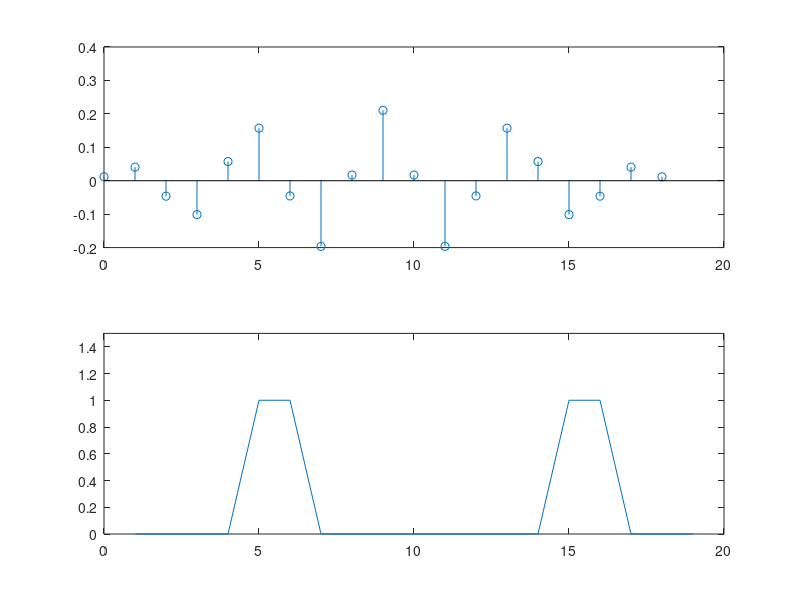

Recreate this plot in MATLAB.
clear;
clc;
N=19;
alpha=(N-1)/2;
Hmag=[zeros(1,4),ones(1,2),zeros(1,4)];
wk=2*pi/N*(0:alpha);
Hphi=exp(-1i*wk*alpha);
H=Hmag.*Hphi;
H=[H,conj(H(end:-1:2))];
h=ifft(H);
figure
subplot(2,1,1);
n=0:N-1;
stem(n,h);
subplot(2,1,2);
% P=length(H);
w=2*pi*(0:1/N:1-1/N);
plot(abs(H));
ylim([0 1.5]);

